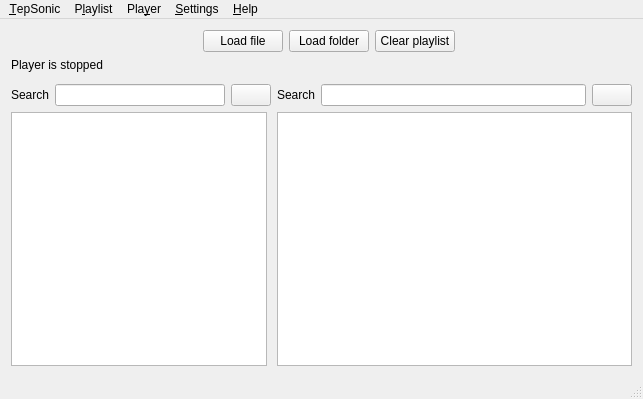
<?xml version="1.0" encoding="UTF-8"?>
<ui version="4.0">
 <class>MainWindow</class>
 <widget class="QMainWindow" name="MainWindow">
  <property name="geometry">
   <rect>
    <x>0</x>
    <y>0</y>
    <width>643</width>
    <height>399</height>
   </rect>
  </property>
  <property name="sizePolicy">
   <sizepolicy hsizetype="Preferred" vsizetype="Preferred">
    <horstretch>0</horstretch>
    <verstretch>0</verstretch>
   </sizepolicy>
  </property>
  <property name="windowTitle">
   <string>TepSonic</string>
  </property>
  <property name="windowIcon">
   <iconset resource="icons.qrc">
    <normaloff>:/icons/mainIcon</normaloff>:/icons/mainIcon</iconset>
  </property>
  <widget class="QWidget" name="centralWidget">
   <property name="sizePolicy">
    <sizepolicy hsizetype="Expanding" vsizetype="Expanding">
     <horstretch>0</horstretch>
     <verstretch>0</verstretch>
    </sizepolicy>
   </property>
   <property name="maximumSize">
    <size>
     <width>16777215</width>
     <height>16777215</height>
    </size>
   </property>
   <layout class="QVBoxLayout" name="verticalLayout">
    <item>
     <layout class="QHBoxLayout" name="toolbarLayout">
      <property name="sizeConstraint">
       <enum>QLayout::SetDefaultConstraint</enum>
      </property>
      <item>
       <widget class="QPushButton" name="previousTrackButton">
        <property name="maximumSize">
         <size>
          <width>32</width>
          <height>32</height>
         </size>
        </property>
        <property name="text">
         <string/>
        </property>
        <property name="icon">
         <iconset resource="icons.qrc">
          <normaloff>:/icons/backward</normaloff>:/icons/backward</iconset>
        </property>
        <property name="iconSize">
         <size>
          <width>24</width>
          <height>24</height>
         </size>
        </property>
        <property name="flat">
         <bool>true</bool>
        </property>
       </widget>
      </item>
      <item>
       <widget class="QPushButton" name="playPauseButton">
        <property name="maximumSize">
         <size>
          <width>32</width>
          <height>32</height>
         </size>
        </property>
        <property name="text">
         <string/>
        </property>
        <property name="icon">
         <iconset resource="icons.qrc">
          <normaloff>:/icons/start</normaloff>:/icons/start</iconset>
        </property>
        <property name="iconSize">
         <size>
          <width>24</width>
          <height>24</height>
         </size>
        </property>
        <property name="flat">
         <bool>true</bool>
        </property>
       </widget>
      </item>
      <item>
       <widget class="QPushButton" name="stopButton">
        <property name="enabled">
         <bool>false</bool>
        </property>
        <property name="maximumSize">
         <size>
          <width>32</width>
          <height>32</height>
         </size>
        </property>
        <property name="text">
         <string/>
        </property>
        <property name="icon">
         <iconset resource="icons.qrc">
          <normaloff>:/icons/stop</normaloff>:/icons/stop</iconset>
        </property>
        <property name="iconSize">
         <size>
          <width>24</width>
          <height>24</height>
         </size>
        </property>
        <property name="flat">
         <bool>true</bool>
        </property>
       </widget>
      </item>
      <item>
       <widget class="QPushButton" name="nextTrackButton">
        <property name="maximumSize">
         <size>
          <width>32</width>
          <height>32</height>
         </size>
        </property>
        <property name="text">
         <string/>
        </property>
        <property name="icon">
         <iconset resource="icons.qrc">
          <normaloff>:/icons/forward</normaloff>:/icons/forward</iconset>
        </property>
        <property name="iconSize">
         <size>
          <width>24</width>
          <height>24</height>
         </size>
        </property>
        <property name="flat">
         <bool>true</bool>
        </property>
       </widget>
      </item>
      <item>
       <spacer name="horizontalSpacer">
        <property name="orientation">
         <enum>Qt::Horizontal</enum>
        </property>
        <property name="sizeType">
         <enum>QSizePolicy::Fixed</enum>
        </property>
        <property name="sizeHint" stdset="0">
         <size>
          <width>40</width>
          <height>20</height>
         </size>
        </property>
       </spacer>
      </item>
      <item>
       <widget class="QPushButton" name="loadFileButton">
        <property name="text">
         <string>Load file</string>
        </property>
        <property name="icon">
         <iconset resource="icons.qrc">
          <normaloff>:/icons/openFile</normaloff>:/icons/openFile</iconset>
        </property>
        <property name="iconSize">
         <size>
          <width>24</width>
          <height>24</height>
         </size>
        </property>
       </widget>
      </item>
      <item>
       <widget class="QPushButton" name="loadFolderButton">
        <property name="text">
         <string>Load folder</string>
        </property>
        <property name="icon">
         <iconset resource="icons.qrc">
          <normaloff>:/icons/openFolder</normaloff>:/icons/openFolder</iconset>
        </property>
        <property name="iconSize">
         <size>
          <width>24</width>
          <height>24</height>
         </size>
        </property>
       </widget>
      </item>
      <item>
       <widget class="QPushButton" name="clearPlaylistButton">
        <property name="text">
         <string>Clear playlist</string>
        </property>
        <property name="icon">
         <iconset resource="icons.qrc">
          <normaloff>:/icons/clearList</normaloff>:/icons/clearList</iconset>
        </property>
        <property name="iconSize">
         <size>
          <width>24</width>
          <height>24</height>
         </size>
        </property>
       </widget>
      </item>
      <item>
       <spacer name="horizontalSpacer_2">
        <property name="orientation">
         <enum>Qt::Horizontal</enum>
        </property>
        <property name="sizeHint" stdset="0">
         <size>
          <width>40</width>
          <height>20</height>
         </size>
        </property>
       </spacer>
      </item>
     </layout>
    </item>
    <item>
     <widget class="QLabel" name="trackTitleLabel">
      <property name="text">
       <string>Player is stopped</string>
      </property>
     </widget>
    </item>
    <item>
     <layout class="QHBoxLayout" name="playerControlLayout">
      <item>
       <widget class="Phonon::SeekSlider" name="seekSlider" native="true"/>
      </item>
      <item>
       <widget class="Phonon::VolumeSlider" name="volumeSlider" native="true">
        <property name="sizePolicy">
         <sizepolicy hsizetype="Fixed" vsizetype="Preferred">
          <horstretch>0</horstretch>
          <verstretch>0</verstretch>
         </sizepolicy>
        </property>
       </widget>
      </item>
     </layout>
    </item>
    <item>
     <layout class="QHBoxLayout" name="horizontalLayout">
      <item>
       <layout class="QGridLayout" name="collectionLayout">
        <item row="2" column="0" colspan="3">
         <widget class="CollectionBrowser" name="collectionBrowser">
          <property name="sizePolicy">
           <sizepolicy hsizetype="Fixed" vsizetype="Expanding">
            <horstretch>0</horstretch>
            <verstretch>0</verstretch>
           </sizepolicy>
          </property>
          <property name="editTriggers">
           <set>QAbstractItemView::NoEditTriggers</set>
          </property>
         </widget>
        </item>
        <item row="1" column="1">
         <widget class="QLineEdit" name="colectionSearchEdit">
          <property name="sizePolicy">
           <sizepolicy hsizetype="Minimum" vsizetype="Fixed">
            <horstretch>0</horstretch>
            <verstretch>0</verstretch>
           </sizepolicy>
          </property>
          <property name="minimumSize">
           <size>
            <width>170</width>
            <height>0</height>
           </size>
          </property>
         </widget>
        </item>
        <item row="1" column="0">
         <widget class="QLabel" name="label_2">
          <property name="text">
           <string>Search</string>
          </property>
         </widget>
        </item>
        <item row="1" column="2">
         <widget class="QPushButton" name="clearCollectionSearch">
          <property name="text">
           <string/>
          </property>
          <property name="icon">
           <iconset resource="icons.qrc">
            <normaloff>:/icons/clearEdit</normaloff>:/icons/clearEdit</iconset>
          </property>
          <property name="iconSize">
           <size>
            <width>15</width>
            <height>15</height>
           </size>
          </property>
         </widget>
        </item>
       </layout>
      </item>
      <item>
       <layout class="QGridLayout" name="playlistLayout">
        <item row="0" column="1">
         <widget class="QLineEdit" name="playlistSearchEdit"/>
        </item>
        <item row="1" column="0" colspan="3">
         <widget class="PlaylistBrowser" name="playlistBrowser">
          <property name="editTriggers">
           <set>QAbstractItemView::NoEditTriggers</set>
          </property>
         </widget>
        </item>
        <item row="0" column="0">
         <widget class="QLabel" name="label">
          <property name="text">
           <string>Search</string>
          </property>
         </widget>
        </item>
        <item row="0" column="2">
         <widget class="QPushButton" name="clearPlaylistSearch">
          <property name="text">
           <string/>
          </property>
          <property name="icon">
           <iconset resource="icons.qrc">
            <normaloff>:/icons/clearEdit</normaloff>:/icons/clearEdit</iconset>
          </property>
          <property name="iconSize">
           <size>
            <width>15</width>
            <height>15</height>
           </size>
          </property>
         </widget>
        </item>
       </layout>
      </item>
     </layout>
    </item>
   </layout>
  </widget>
  <widget class="QMenuBar" name="menuBar">
   <property name="geometry">
    <rect>
     <x>0</x>
     <y>0</y>
     <width>643</width>
     <height>20</height>
    </rect>
   </property>
   <widget class="QMenu" name="menu_TepSonic">
    <property name="title">
     <string>&amp;TepSonic</string>
    </property>
    <addaction name="actionShow_Hide"/>
    <addaction name="separator"/>
    <addaction name="actionQuit_TepSonic"/>
   </widget>
   <widget class="QMenu" name="menuPlaylist">
    <property name="title">
     <string>P&amp;laylist</string>
    </property>
    <widget class="QMenu" name="menuVisible_columns">
     <property name="title">
      <string>Visible columns</string>
     </property>
     <addaction name="actionFilename"/>
     <addaction name="actionTrack"/>
     <addaction name="actionInterpret"/>
     <addaction name="actionTrackname"/>
     <addaction name="actionAlbum"/>
     <addaction name="actionGenre"/>
     <addaction name="actionYear"/>
     <addaction name="actionLength"/>
    </widget>
    <addaction name="actionAdd_file"/>
    <addaction name="actionAdd_folder"/>
    <addaction name="separator"/>
    <addaction name="actionClear_playlist"/>
    <addaction name="separator"/>
    <addaction name="actionSave_playlist"/>
    <addaction name="separator"/>
    <addaction name="menuVisible_columns"/>
   </widget>
   <widget class="QMenu" name="menuPlayer">
    <property name="title">
     <string>Pla&amp;yer</string>
    </property>
    <widget class="QMenu" name="menuRandom">
     <property name="title">
      <string>&amp;Random</string>
     </property>
     <addaction name="actionRandom_ON"/>
     <addaction name="actionRandom_OFF"/>
    </widget>
    <widget class="QMenu" name="menuRepeat">
     <property name="title">
      <string>&amp;Repeat</string>
     </property>
     <addaction name="actionRepeat_OFF"/>
     <addaction name="actionRepeat_track"/>
     <addaction name="actionRepeat_playlist"/>
    </widget>
    <addaction name="actionPrevious_track"/>
    <addaction name="actionPlay_pause"/>
    <addaction name="actionStop"/>
    <addaction name="actionNext_track"/>
    <addaction name="separator"/>
    <addaction name="menuRandom"/>
    <addaction name="menuRepeat"/>
   </widget>
   <widget class="QMenu" name="menuHelp">
    <property name="title">
     <string>&amp;Help</string>
    </property>
    <addaction name="actionHelp"/>
    <addaction name="separator"/>
    <addaction name="actionAbout_TepSonic"/>
    <addaction name="actionAbout_Qt"/>
    <addaction name="separator"/>
    <addaction name="actionReport_a_bug"/>
   </widget>
   <widget class="QMenu" name="menu_Settings">
    <property name="title">
     <string>&amp;Settings</string>
    </property>
    <addaction name="actionPreferences"/>
   </widget>
   <addaction name="menu_TepSonic"/>
   <addaction name="menuPlaylist"/>
   <addaction name="menuPlayer"/>
   <addaction name="menu_Settings"/>
   <addaction name="menuHelp"/>
  </widget>
  <widget class="StatusBar" name="statusBar"/>
  <action name="actionShow_Hide">
   <property name="text">
    <string>&amp;Show/Hide</string>
   </property>
   <property name="shortcut">
    <string>Ctrl+H</string>
   </property>
  </action>
  <action name="actionLoad_folder">
   <property name="text">
    <string>Load folder</string>
   </property>
   <property name="shortcut">
    <string>Ctrl+L</string>
   </property>
  </action>
  <action name="actionQuit_TepSonic">
   <property name="icon">
    <iconset resource="icons.qrc">
     <normaloff>:/icons/quit</normaloff>:/icons/quit</iconset>
   </property>
   <property name="text">
    <string>&amp;Quit TepSonic</string>
   </property>
   <property name="shortcut">
    <string>Ctrl+Q</string>
   </property>
  </action>
  <action name="actionAdd_file">
   <property name="icon">
    <iconset resource="icons.qrc">
     <normaloff>:/icons/openFile</normaloff>:/icons/openFile</iconset>
   </property>
   <property name="text">
    <string>Add &amp;file</string>
   </property>
   <property name="shortcut">
    <string>Ctrl+A</string>
   </property>
  </action>
  <action name="actionAdd_folder">
   <property name="icon">
    <iconset resource="icons.qrc">
     <normaloff>:/icons/openFolder</normaloff>:/icons/openFolder</iconset>
   </property>
   <property name="text">
    <string>&amp;Add folder</string>
   </property>
   <property name="shortcut">
    <string>Ctrl+L</string>
   </property>
  </action>
  <action name="actionClear_playlist">
   <property name="icon">
    <iconset resource="icons.qrc">
     <normaloff>:/icons/clearList</normaloff>:/icons/clearList</iconset>
   </property>
   <property name="text">
    <string>&amp;Clear playlist</string>
   </property>
   <property name="shortcut">
    <string>Ctrl+C</string>
   </property>
  </action>
  <action name="actionSave_playlist">
   <property name="icon">
    <iconset resource="icons.qrc">
     <normaloff>:/icons/save</normaloff>:/icons/save</iconset>
   </property>
   <property name="text">
    <string>&amp;Save playlist</string>
   </property>
   <property name="shortcut">
    <string>Ctrl+S</string>
   </property>
  </action>
  <action name="actionPrevious_track">
   <property name="icon">
    <iconset resource="icons.qrc">
     <normaloff>:/icons/backward</normaloff>:/icons/backward</iconset>
   </property>
   <property name="text">
    <string>P&amp;revious track</string>
   </property>
   <property name="shortcut">
    <string>Ctrl+P</string>
   </property>
  </action>
  <action name="actionPlay_pause">
   <property name="icon">
    <iconset resource="icons.qrc">
     <normaloff>:/icons/start</normaloff>:/icons/start</iconset>
   </property>
   <property name="text">
    <string>&amp;Play/pause</string>
   </property>
   <property name="shortcut">
    <string>Space</string>
   </property>
  </action>
  <action name="actionStop">
   <property name="icon">
    <iconset resource="icons.qrc">
     <normaloff>:/icons/stop</normaloff>:/icons/stop</iconset>
   </property>
   <property name="text">
    <string>&amp;Stop</string>
   </property>
   <property name="shortcut">
    <string>Ctrl+B</string>
   </property>
  </action>
  <action name="actionNext_track">
   <property name="icon">
    <iconset resource="icons.qrc">
     <normaloff>:/icons/forward</normaloff>:/icons/forward</iconset>
   </property>
   <property name="text">
    <string>&amp;Next track</string>
   </property>
   <property name="shortcut">
    <string>Ctrl+N</string>
   </property>
  </action>
  <action name="actionRandom_ON">
   <property name="checkable">
    <bool>true</bool>
   </property>
   <property name="text">
    <string>Random O&amp;N</string>
   </property>
  </action>
  <action name="actionRandom_OFF">
   <property name="checkable">
    <bool>true</bool>
   </property>
   <property name="text">
    <string>Random O&amp;FF</string>
   </property>
  </action>
  <action name="actionRepeat_OFF">
   <property name="checkable">
    <bool>true</bool>
   </property>
   <property name="text">
    <string>Repeat &amp;OFF</string>
   </property>
  </action>
  <action name="actionRepeat_track">
   <property name="checkable">
    <bool>true</bool>
   </property>
   <property name="text">
    <string>Repeat &amp;track</string>
   </property>
  </action>
  <action name="actionRepeat_playlist">
   <property name="checkable">
    <bool>true</bool>
   </property>
   <property name="text">
    <string>Repeat &amp;playlist</string>
   </property>
  </action>
  <action name="actionOptions">
   <property name="text">
    <string>&amp;Options</string>
   </property>
   <property name="shortcut">
    <string>Ctrl+O</string>
   </property>
  </action>
  <action name="actionHelp">
   <property name="text">
    <string>&amp;Help</string>
   </property>
  </action>
  <action name="actionAbout_TepSonic">
   <property name="icon">
    <iconset resource="icons.qrc">
     <normaloff>:/icons/about</normaloff>:/icons/about</iconset>
   </property>
   <property name="text">
    <string>About &amp;TepSonic</string>
   </property>
  </action>
  <action name="actionAbout_Qt">
   <property name="icon">
    <iconset resource="icons.qrc">
     <normaloff>:/icons/about</normaloff>:/icons/about</iconset>
   </property>
   <property name="text">
    <string>About &amp;Qt</string>
   </property>
  </action>
  <action name="actionReport_a_bug">
   <property name="text">
    <string>&amp;Report a bug</string>
   </property>
  </action>
  <action name="actionPreferences">
   <property name="text">
    <string>&amp;Preferences</string>
   </property>
  </action>
  <action name="actionTrack">
   <property name="checkable">
    <bool>true</bool>
   </property>
   <property name="checked">
    <bool>true</bool>
   </property>
   <property name="text">
    <string>Track</string>
   </property>
  </action>
  <action name="actionInterpret">
   <property name="checkable">
    <bool>true</bool>
   </property>
   <property name="checked">
    <bool>true</bool>
   </property>
   <property name="text">
    <string>Interpret</string>
   </property>
  </action>
  <action name="actionTrackname">
   <property name="checkable">
    <bool>true</bool>
   </property>
   <property name="checked">
    <bool>true</bool>
   </property>
   <property name="text">
    <string>Track name</string>
   </property>
  </action>
  <action name="actionAlbum">
   <property name="checkable">
    <bool>true</bool>
   </property>
   <property name="checked">
    <bool>true</bool>
   </property>
   <property name="text">
    <string>Album</string>
   </property>
  </action>
  <action name="actionGenre">
   <property name="checkable">
    <bool>true</bool>
   </property>
   <property name="checked">
    <bool>true</bool>
   </property>
   <property name="text">
    <string>Genre</string>
   </property>
  </action>
  <action name="actionYear">
   <property name="checkable">
    <bool>true</bool>
   </property>
   <property name="checked">
    <bool>true</bool>
   </property>
   <property name="text">
    <string>Year</string>
   </property>
  </action>
  <action name="actionLength">
   <property name="checkable">
    <bool>true</bool>
   </property>
   <property name="checked">
    <bool>true</bool>
   </property>
   <property name="text">
    <string>Length</string>
   </property>
  </action>
  <action name="actionFilename">
   <property name="checkable">
    <bool>true</bool>
   </property>
   <property name="text">
    <string>Filename</string>
   </property>
  </action>
 </widget>
 <layoutdefault spacing="6" margin="11"/>
 <customwidgets>
  <customwidget>
   <class>Phonon::SeekSlider</class>
   <extends>QWidget</extends>
   <header location="global">phonon/seekslider.h</header>
  </customwidget>
  <customwidget>
   <class>Phonon::VolumeSlider</class>
   <extends>QWidget</extends>
   <header location="global">phonon/volumeslider.h</header>
  </customwidget>
  <customwidget>
   <class>PlaylistBrowser</class>
   <extends>QTreeView</extends>
   <header location="global">playlistbrowser.h</header>
  </customwidget>
  <customwidget>
   <class>CollectionBrowser</class>
   <extends>QTreeView</extends>
   <header location="global">collectionbrowser.h</header>
  </customwidget>
  <customwidget>
   <class>StatusBar</class>
   <extends>QStatusBar</extends>
   <header location="global">statusbar.h</header>
  </customwidget>
 </customwidgets>
 <tabstops>
  <tabstop>previousTrackButton</tabstop>
  <tabstop>playPauseButton</tabstop>
  <tabstop>stopButton</tabstop>
  <tabstop>nextTrackButton</tabstop>
  <tabstop>loadFileButton</tabstop>
  <tabstop>loadFolderButton</tabstop>
  <tabstop>clearPlaylistButton</tabstop>
 </tabstops>
 <resources>
  <include location="icons.qrc"/>
 </resources>
 <connections/>
</ui>
